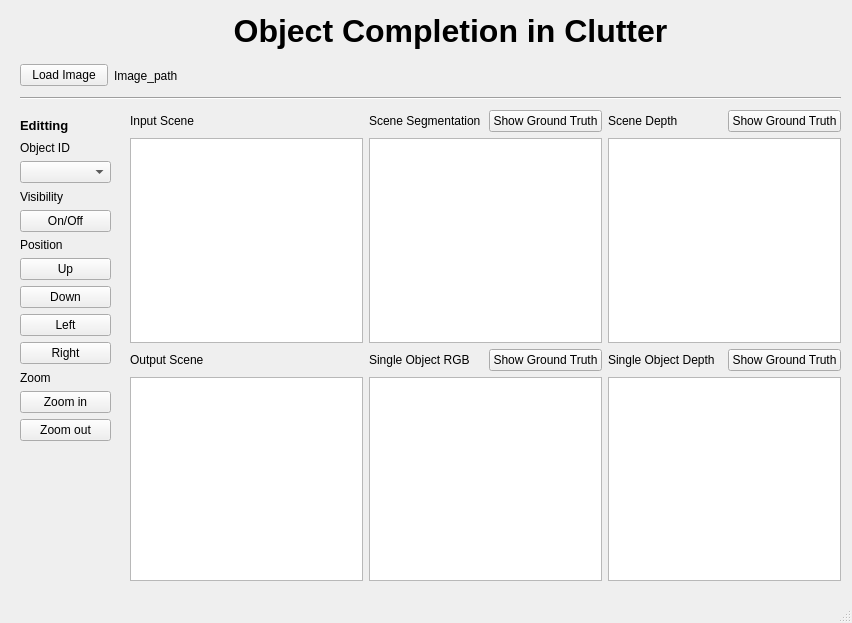
<?xml version="1.0" encoding="UTF-8"?>
<ui version="4.0">
 <class>MainWindow</class>
 <widget class="QMainWindow" name="MainWindow">
  <property name="geometry">
   <rect>
    <x>0</x>
    <y>0</y>
    <width>852</width>
    <height>623</height>
   </rect>
  </property>
  <property name="windowTitle">
   <string>MainWindow</string>
  </property>
  <widget class="QWidget" name="centralwidget">
   <widget class="QLabel" name="label">
    <property name="geometry">
     <rect>
      <x>190</x>
      <y>10</y>
      <width>521</width>
      <height>41</height>
     </rect>
    </property>
    <property name="font">
     <font>
      <pointsize>24</pointsize>
      <weight>75</weight>
      <bold>true</bold>
     </font>
    </property>
    <property name="text">
     <string>Object Completion in Clutter</string>
    </property>
    <property name="textFormat">
     <enum>Qt::PlainText</enum>
    </property>
    <property name="scaledContents">
     <bool>false</bool>
    </property>
    <property name="alignment">
     <set>Qt::AlignCenter</set>
    </property>
   </widget>
   <widget class="QWidget" name="horizontalLayoutWidget">
    <property name="geometry">
     <rect>
      <x>20</x>
      <y>60</y>
      <width>181</width>
      <height>31</height>
     </rect>
    </property>
    <layout class="QHBoxLayout" name="horizontalLayout">
     <item>
      <widget class="QPushButton" name="pushButton">
       <property name="text">
        <string>Load Image</string>
       </property>
      </widget>
     </item>
     <item>
      <widget class="QLabel" name="label_2">
       <property name="text">
        <string>Image_path</string>
       </property>
      </widget>
     </item>
    </layout>
   </widget>
   <widget class="Line" name="line">
    <property name="geometry">
     <rect>
      <x>20</x>
      <y>90</y>
      <width>821</width>
      <height>16</height>
     </rect>
    </property>
    <property name="orientation">
     <enum>Qt::Horizontal</enum>
    </property>
   </widget>
   <widget class="QWidget" name="verticalLayoutWidget">
    <property name="geometry">
     <rect>
      <x>20</x>
      <y>140</y>
      <width>91</width>
      <height>301</height>
     </rect>
    </property>
    <layout class="QVBoxLayout" name="verticalLayout">
     <item>
      <widget class="QLabel" name="label_14">
       <property name="text">
        <string>Object ID</string>
       </property>
      </widget>
     </item>
     <item>
      <widget class="QComboBox" name="comboBox"/>
     </item>
     <item>
      <widget class="QLabel" name="label_4">
       <property name="text">
        <string>Visibility</string>
       </property>
      </widget>
     </item>
     <item>
      <widget class="QPushButton" name="pushButton_3">
       <property name="text">
        <string>On/Off</string>
       </property>
      </widget>
     </item>
     <item>
      <widget class="QLabel" name="label_5">
       <property name="text">
        <string>Position</string>
       </property>
      </widget>
     </item>
     <item>
      <widget class="QPushButton" name="pushButton_2">
       <property name="text">
        <string>Up</string>
       </property>
      </widget>
     </item>
     <item>
      <widget class="QPushButton" name="pushButton_4">
       <property name="text">
        <string>Down</string>
       </property>
      </widget>
     </item>
     <item>
      <widget class="QPushButton" name="pushButton_5">
       <property name="text">
        <string>Left</string>
       </property>
      </widget>
     </item>
     <item>
      <widget class="QPushButton" name="pushButton_6">
       <property name="text">
        <string>Right</string>
       </property>
      </widget>
     </item>
     <item>
      <widget class="QLabel" name="label_6">
       <property name="text">
        <string>Zoom</string>
       </property>
      </widget>
     </item>
     <item>
      <widget class="QPushButton" name="pushButton_7">
       <property name="text">
        <string>Zoom in</string>
       </property>
      </widget>
     </item>
     <item>
      <widget class="QPushButton" name="pushButton_8">
       <property name="text">
        <string>Zoom out</string>
       </property>
      </widget>
     </item>
    </layout>
   </widget>
   <widget class="QWidget" name="gridLayoutWidget">
    <property name="geometry">
     <rect>
      <x>130</x>
      <y>110</y>
      <width>711</width>
      <height>471</height>
     </rect>
    </property>
    <layout class="QGridLayout" name="gridLayout">
     <item row="0" column="1">
      <layout class="QHBoxLayout" name="horizontalLayout_3">
       <item>
        <widget class="QLabel" name="label_8">
         <property name="text">
          <string>Scene Segmentation</string>
         </property>
        </widget>
       </item>
       <item>
        <widget class="QPushButton" name="pushButton_10">
         <property name="text">
          <string>Show Ground Truth</string>
         </property>
        </widget>
       </item>
      </layout>
     </item>
     <item row="4" column="1">
      <layout class="QHBoxLayout" name="horizontalLayout_6">
       <item>
        <widget class="QLabel" name="label_10">
         <property name="text">
          <string>Single Object RGB</string>
         </property>
        </widget>
       </item>
       <item>
        <widget class="QPushButton" name="pushButton_13">
         <property name="text">
          <string>Show Ground Truth</string>
         </property>
        </widget>
       </item>
      </layout>
     </item>
     <item row="0" column="2">
      <layout class="QHBoxLayout" name="horizontalLayout_4">
       <item>
        <widget class="QLabel" name="label_9">
         <property name="text">
          <string>Scene Depth</string>
         </property>
        </widget>
       </item>
       <item>
        <widget class="QPushButton" name="pushButton_11">
         <property name="text">
          <string>Show Ground Truth</string>
         </property>
        </widget>
       </item>
      </layout>
     </item>
     <item row="1" column="0">
      <widget class="QGraphicsView" name="graphicsView"/>
     </item>
     <item row="4" column="0">
      <layout class="QHBoxLayout" name="horizontalLayout_5">
       <item>
        <widget class="QLabel" name="label_12">
         <property name="text">
          <string>Output Scene</string>
         </property>
        </widget>
       </item>
      </layout>
     </item>
     <item row="0" column="0">
      <layout class="QHBoxLayout" name="horizontalLayout_2">
       <item>
        <widget class="QLabel" name="label_7">
         <property name="text">
          <string>Input Scene</string>
         </property>
        </widget>
       </item>
      </layout>
     </item>
     <item row="4" column="2">
      <layout class="QHBoxLayout" name="horizontalLayout_7">
       <item>
        <widget class="QLabel" name="label_11">
         <property name="text">
          <string>Single Object Depth</string>
         </property>
        </widget>
       </item>
       <item>
        <widget class="QPushButton" name="pushButton_14">
         <property name="text">
          <string>Show Ground Truth</string>
         </property>
        </widget>
       </item>
      </layout>
     </item>
     <item row="1" column="1">
      <widget class="QGraphicsView" name="graphicsView_2"/>
     </item>
     <item row="5" column="1">
      <widget class="QGraphicsView" name="graphicsView_5"/>
     </item>
     <item row="1" column="2">
      <widget class="QGraphicsView" name="graphicsView_3"/>
     </item>
     <item row="5" column="2">
      <widget class="QGraphicsView" name="graphicsView_6"/>
     </item>
     <item row="5" column="0">
      <widget class="QGraphicsView" name="graphicsView_4"/>
     </item>
    </layout>
   </widget>
   <widget class="QLabel" name="label_3">
    <property name="geometry">
     <rect>
      <x>20</x>
      <y>115</y>
      <width>91</width>
      <height>21</height>
     </rect>
    </property>
    <property name="font">
     <font>
      <pointsize>10</pointsize>
      <weight>75</weight>
      <bold>true</bold>
     </font>
    </property>
    <property name="text">
     <string>Editting</string>
    </property>
   </widget>
  </widget>
  <widget class="QMenuBar" name="menubar">
   <property name="geometry">
    <rect>
     <x>0</x>
     <y>0</y>
     <width>852</width>
     <height>21</height>
    </rect>
   </property>
  </widget>
  <widget class="QStatusBar" name="statusbar"/>
 </widget>
 <resources/>
 <connections/>
</ui>
